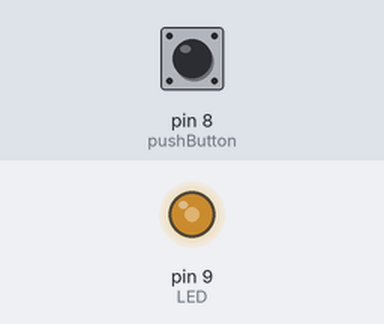
Recording of a sketch running on a simulated Arduino Uno, built with avr-gcc and run on an emulated ATmega328P. Parts: output pins drawn as LEDs (lit = HIGH). Inputs (shaded band) come from the test bench; at power-on: pin 8 (pushButton) HIGH.

Above: at 1.2 s.
1.3 s: pin 8 (pushButton) pulled LOW for 3.2 s
At 5.24 s:
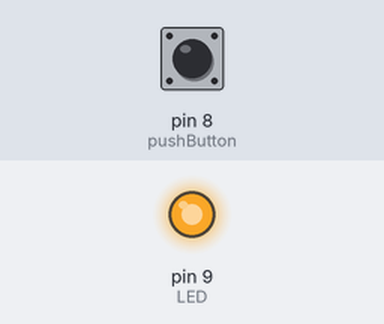
7.2 s: pin 8 (pushButton) pulled LOW for 0.2 s
10.2 s: pin 8 (pushButton) pulled LOW for 1 s
At 10.76 s:
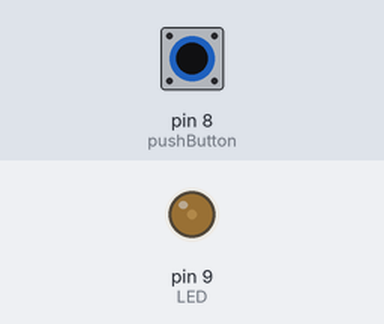
Timing chart, 0 to 19.2 s (numbered marks = the images above; inputs shaded):
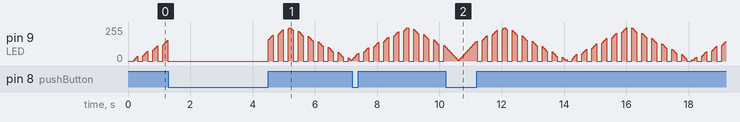

The sketch:

Arduino_Uno_R3_button_fade_LED.ino
```cpp
// general
byte LEDstate = LOW;
byte switchState = LOW;
int LED           = 9;
int pushButton    = 8;

// for the fading LED
int brightness    = 0;
int fadeAmount    = 5;

// for the debounce mechanism
unsigned long debouncerTime = 150;
unsigned long time          = 0;

void setup() {
  Serial.begin(9600);
  pinMode(LED, OUTPUT);
  pinMode(pushButton, INPUT);
}

void debounceExercise() {
  // this function tests the debounce mechanism
  // when the button is pressed and the state is HIGH, the message output will be 'Button is pressed'
  // otherwise, the output will be 'Button has been released.'
  if ((millis() - time) >= debouncerTime) {
    byte currentButtonState = digitalRead(pushButton); // read the state only when the bounce is gone
    time = millis();
    if (switchState != currentButtonState) {
      switchState = currentButtonState;
      if (currentButtonState == LOW) {
        Serial.println("Button has been released.");
      }
      else { Serial.println("Button is pressed."); }
    }
  }
}

void exercise1() {
  if (digitalRead(pushButton) == HIGH) {
    analogWrite(LED, brightness);
    brightness += fadeAmount;
    if (brightness >= 255 || brightness <= 0) {
      fadeAmount = -fadeAmount;
      brightness += fadeAmount;
    }
  }
  else
    analogWrite(LED, 0); // 0 means it will keep it turned off
  delay(10);
}

void exercise2() {
  if ((millis() - time) >= debouncerTime) {
    byte currentButtonState = digitalRead(pushButton);
    if (currentButtonState == HIGH) {
      time = millis();
      if (switchState == HIGH) switchState = LOW;
      else switchState = HIGH;
    }
  }

  if (switchState == HIGH) {
    analogWrite(LED, brightness);
    brightness += fadeAmount;
    if (brightness >= 255 || brightness <= 0) {
      fadeAmount = -fadeAmount;
      brightness += fadeAmount; // return to the last brightness that was ok
    }
    //Serial.println("Now I'm there");
  }
  else {
    analogWrite(LED, 0);
    //Serial.println("Hi im here");
  }

  delay(20);
}

void loop() {
  exercise2();
}
```
